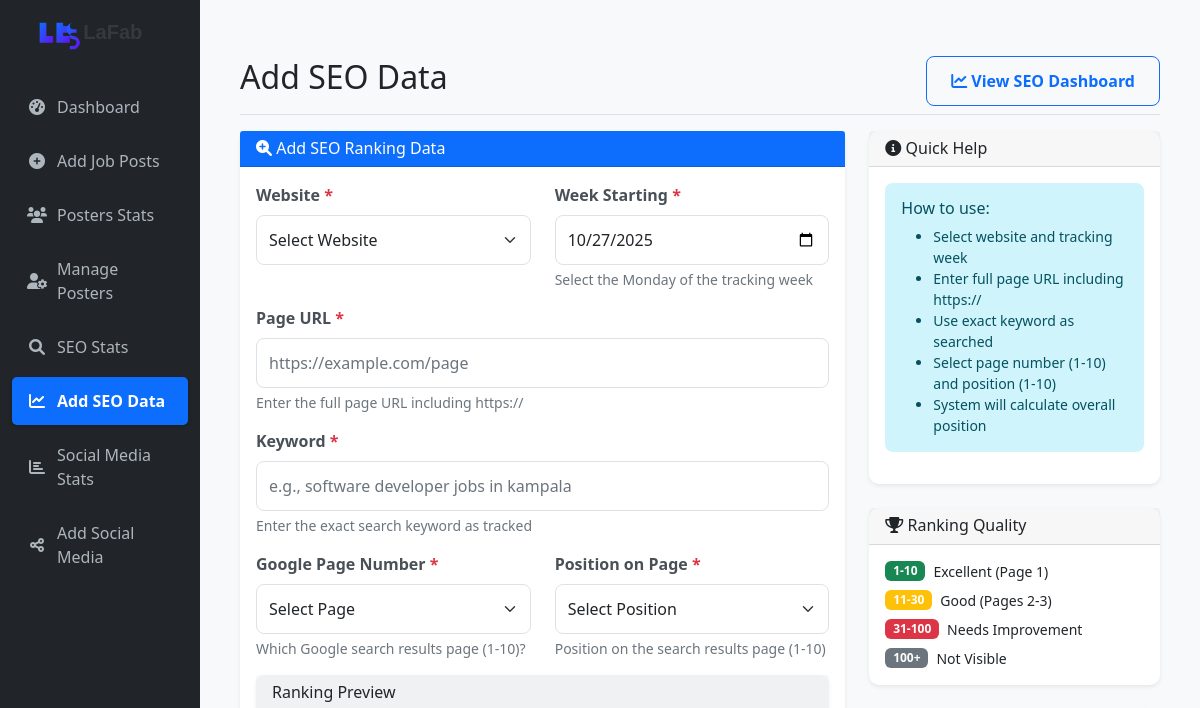
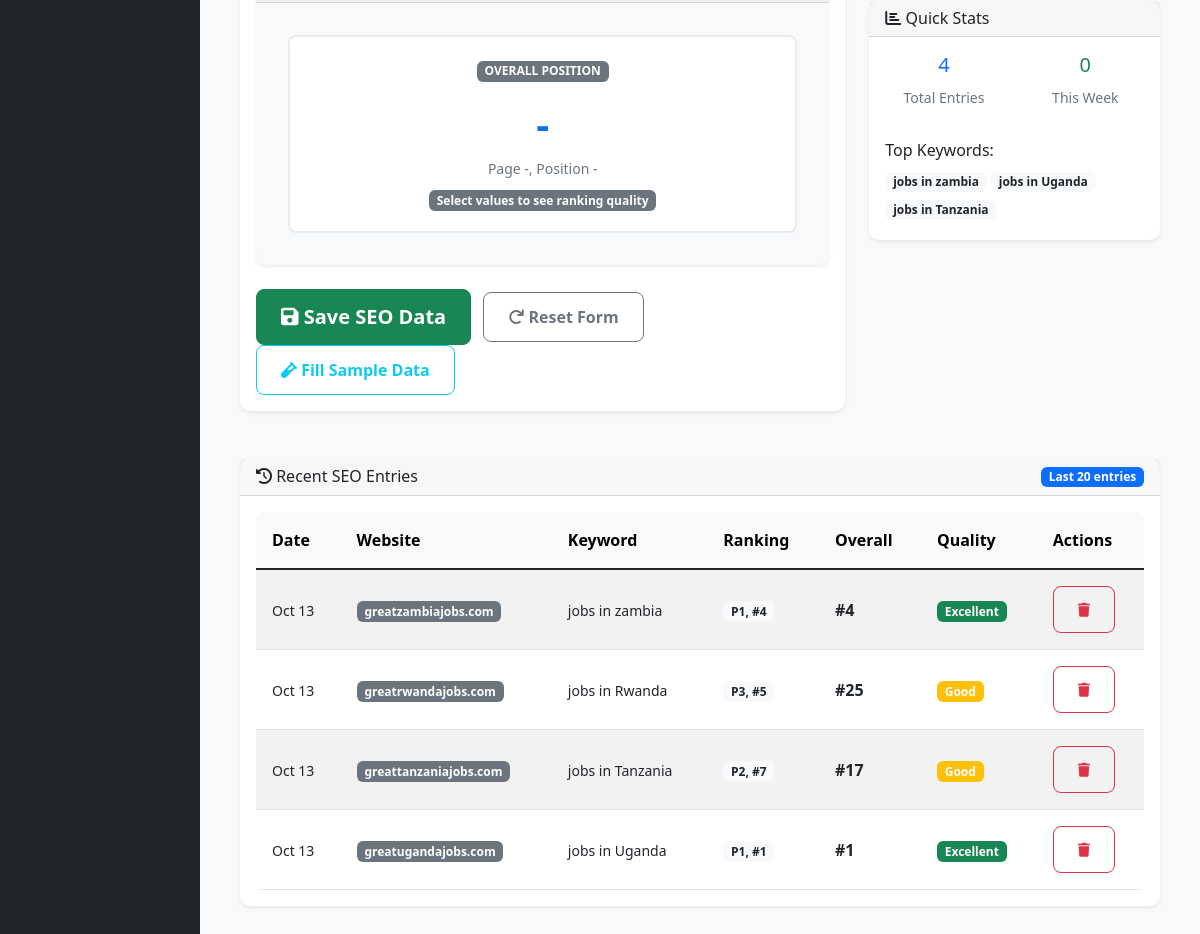
Page /pages/seo_entry.php on the earlier database version (2 pictures, top to bottom).
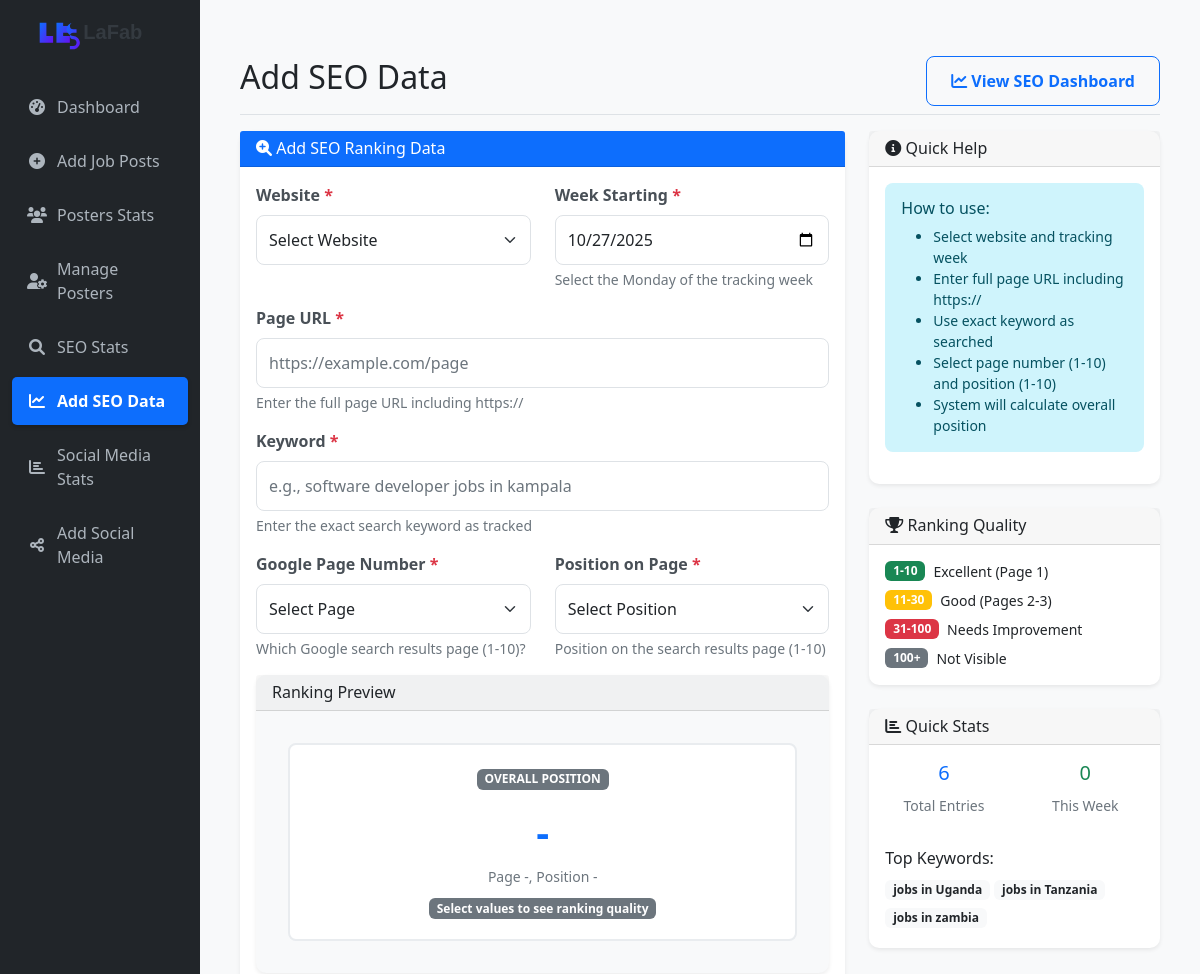
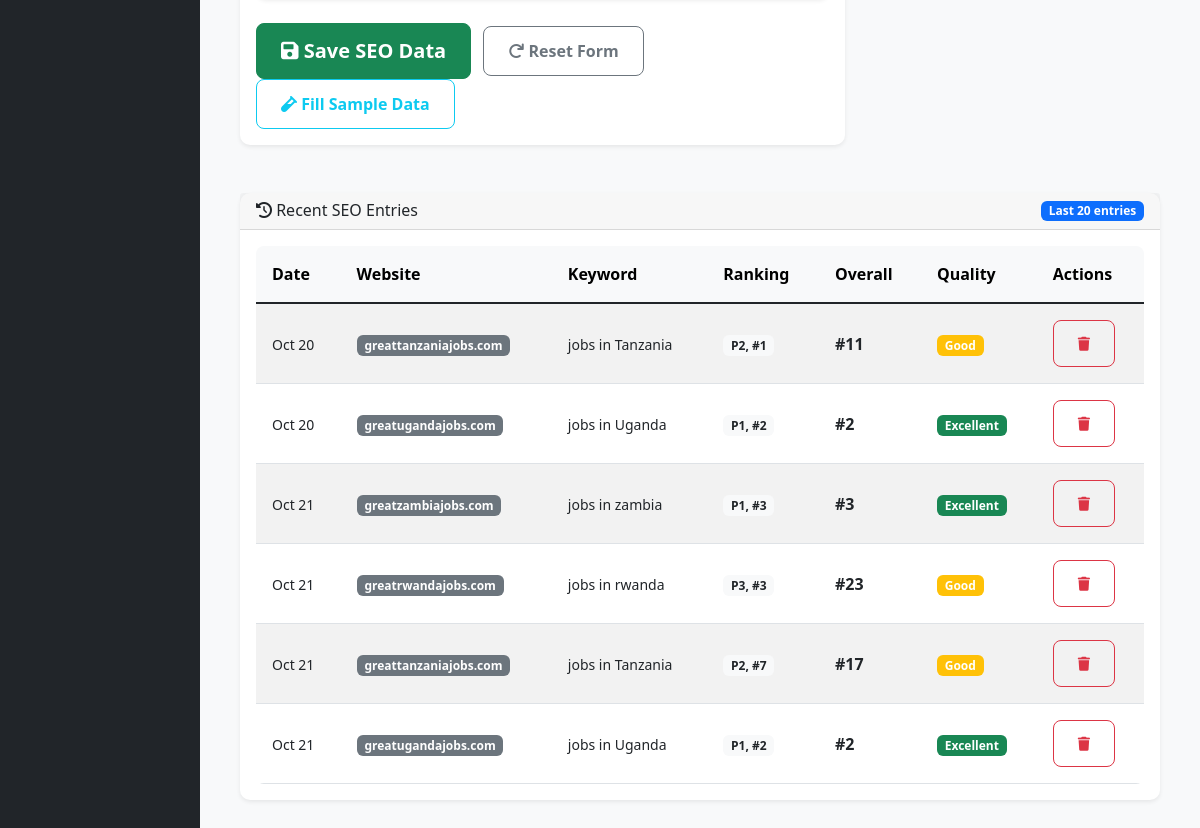
Same page on the later database version (2 pictures, top to bottom).
### tables this page shows
CREATE TABLE seo_rankings (
        id INTEGER PRIMARY KEY AUTOINCREMENT,
        website TEXT NOT NULL,
        page_url TEXT NOT NULL,
        keyword TEXT NOT NULL,
        page_number INTEGER NOT NULL,
        position_on_page INTEGER NOT NULL,
        week_start DATE NOT NULL,
        created_at DATETIME DEFAULT CURRENT_TIMESTAMP
    );

### config.php (called while the page is built, shortened)
<?php
$db_file = __DIR__ . '/jobs_dashboard.db';
try {
    $db = new SQLite3($db_file);
    $db->enableExceptions(true);
} catch (Exception $e) {
    die("Database connection failed: " . $e->getMessage());
}
function db_fetch_all($sql, $params = []) {
    global $db;
    $stmt = $db->prepare($sql);
    $result = $stmt->execute();
    $rows = [];
    while ($row = $result->fetchArray(SQLITE3_ASSOC)) {
        $rows[] = $row;
    }
    return $rows;
}
?>

### pages/seo_entry.php (the view, shortened to what the rows shown need)
<?php
require_once '../config.php';
require_once '../includes/header.php';
?>
<div class="col-md-9 col-lg-10 main-content">
    <div class="d-flex justify-content-between flex-wrap flex-md-nowrap align-items-center pt-3 pb-2 mb-3 border-bottom">
        <h1 class="h2">Add SEO Data</h1>
    </div>
    <div class="card mt-4">
        <div class="card-body">
            <?php
            $recent_seo = db_fetch_all("
                SELECT id, website, page_url, keyword, page_number, position_on_page, week_start, created_at
                FROM seo_rankings
                ORDER BY created_at DESC
                LIMIT 20
            ");
            ?>
            <?php if (empty($recent_seo)): ?>
                <div class="text-center py-4">
                    <i class="fas fa-inbox fa-3x text-muted mb-3"></i>
                    <p class="text-muted">No SEO entries found. Add your first entry above.</p>
                </div>
            <?php else: ?>
                <div class="table-responsive">
                    <table class="table table-sm table-striped table-hover">
                        <thead class="table-light">
                            <tr>
                                <th>Date</th>
                                <th>Website</th>
                                <th>Keyword</th>
                                <th>Ranking</th>
                                <th>Overall</th>
                                <th>Quality</th>
                                <th>Actions</th>
                            </tr>
                        </thead>
                        <tbody>
                            <?php foreach ($recent_seo as $entry):
                                $overall_position = (($entry['page_number'] - 1) * 10) + $entry['position_on_page'];
                                $quality_class = $overall_position <= 10 ? 'success' : ($overall_position <= 30 ? 'warning' : 'danger');
                                $quality_text = $overall_position <= 10 ? 'Excellent' : ($overall_position <= 30 ? 'Good' : 'Needs Work');
                            ?>
                                <tr>
                                    <td>
                                        <small><?php echo date('M j', strtotime($entry['week_start'])); ?></small>
                                    </td>
                                    <td>
                                        <span class="badge bg-secondary"><?php echo htmlspecialchars($entry['website']); ?></span>
                                    </td>
                                    <td>
                                        <small title="<?php echo htmlspecialchars($entry['keyword']); ?>">
                                            <?php echo htmlspecialchars(mb_strimwidth($entry['keyword'], 0, 30, '...')); ?>
                                        </small>
                                    </td>
                                    <td>
                                        <span class="badge bg-light text-dark">
                                            P<?php echo $entry['page_number']; ?>, #<?php echo $entry['position_on_page']; ?>
                                        </span>
                                    </td>
                                    <td>
                                        <strong>#<?php echo $overall_position; ?></strong>
                                    </td>
                                    <td>
                                        <span class="badge bg-<?php echo $quality_class; ?>">
                                            <?php echo $quality_text; ?>
                                        </span>
                                    </td>
                                    <td>
                                        <form method="POST" style="display: inline;" onsubmit="return confirm('Are you sure you want to delete this SEO entry?');">
                                            <button type="submit" class="btn btn-sm btn-outline-danger" title="Delete Entry">
                                                <i class="fas fa-trash"></i>
                                            </button>
                                        </form>
                                    </td>
                                </tr>
                            <?php endforeach; ?>
                        </tbody>
                    </table>
                </div>
            <?php endif; ?>
        </div>
    </div>
</div>
<?php require_once '../includes/footer.php'; ?>

Differences in the rows shown:
added seo_rankings: week_start "Oct 20", website "greattanzaniajobs.com", keyword "jobs in Tanzania", page_number "2", position_on_page "1", overall_position "11", quality_text "Good"
added seo_rankings: week_start "Oct 20", website "greatugandajobs.com", keyword "jobs in Uganda", page_number "1", position_on_page "2", quality_text "Excellent"
changed seo_rankings "jobs in zambia": week_start "Oct 13" → "Oct 21"; position_on_page "4" → "3"
changed seo_rankings "greatrwandajobs.com": week_start "Oct 13" → "Oct 21"; keyword "jobs in Rwanda" → "jobs in rwanda"; position_on_page "5" → "3"; overall_position "25" → "23"
changed seo_rankings (number 5 of 6 on the later page): week_start "Oct 13" → "Oct 21"
changed seo_rankings (number 6 of 6 on the later page): week_start "Oct 13" → "Oct 21"; position_on_page "1" → "2"
Other differences:
$total_entries['count']: "4" → "6"
